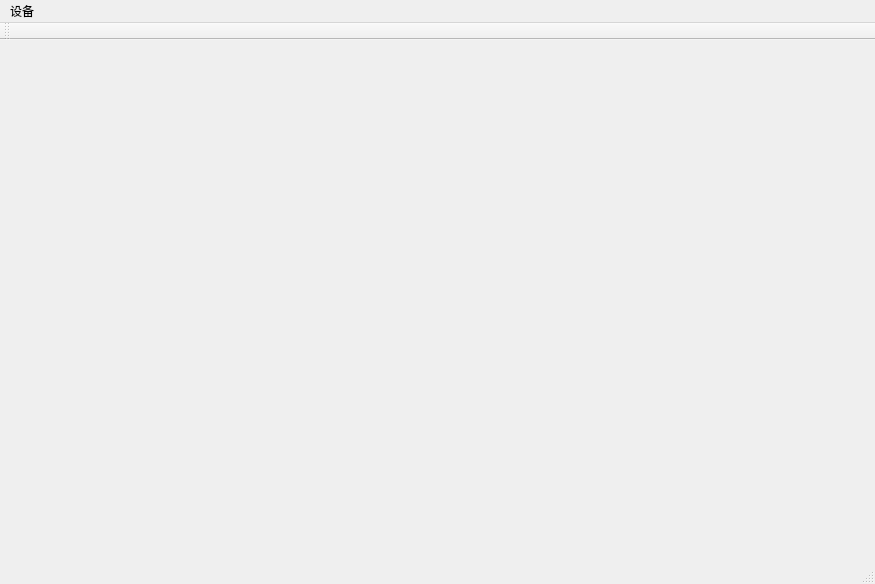
<?xml version="1.0" encoding="UTF-8"?>
<ui version="4.0">
 <class>MainWindow</class>
 <widget class="QMainWindow" name="MainWindow">
  <property name="geometry">
   <rect>
    <x>0</x>
    <y>0</y>
    <width>875</width>
    <height>584</height>
   </rect>
  </property>
  <property name="windowTitle">
   <string>MainWindow</string>
  </property>
  <widget class="QWidget" name="centralWidget">
   <widget class="QWidget" name="horizontalLayoutWidget">
    <property name="geometry">
     <rect>
      <x>40</x>
      <y>30</y>
      <width>781</width>
      <height>461</height>
     </rect>
    </property>
    <layout class="QHBoxLayout" name="horizontalLayout"/>
   </widget>
  </widget>
  <widget class="QMenuBar" name="menuBar">
   <property name="geometry">
    <rect>
     <x>0</x>
     <y>0</y>
     <width>875</width>
     <height>26</height>
    </rect>
   </property>
   <widget class="QMenu" name="DeviceMenu">
    <property name="title">
     <string>设备</string>
    </property>
    <addaction name="camera"/>
    <addaction name="usb"/>
   </widget>
   <addaction name="DeviceMenu"/>
  </widget>
  <widget class="QToolBar" name="mainToolBar">
   <attribute name="toolBarArea">
    <enum>TopToolBarArea</enum>
   </attribute>
   <attribute name="toolBarBreak">
    <bool>false</bool>
   </attribute>
  </widget>
  <widget class="QStatusBar" name="statusBar"/>
  <action name="camera">
   <property name="checkable">
    <bool>true</bool>
   </property>
   <property name="text">
    <string>摄像头</string>
   </property>
  </action>
  <action name="usb">
   <property name="checkable">
    <bool>true</bool>
   </property>
   <property name="text">
    <string>LRCP USB2.0</string>
   </property>
  </action>
 </widget>
 <layoutdefault spacing="6" margin="11"/>
 <resources/>
 <connections/>
</ui>
